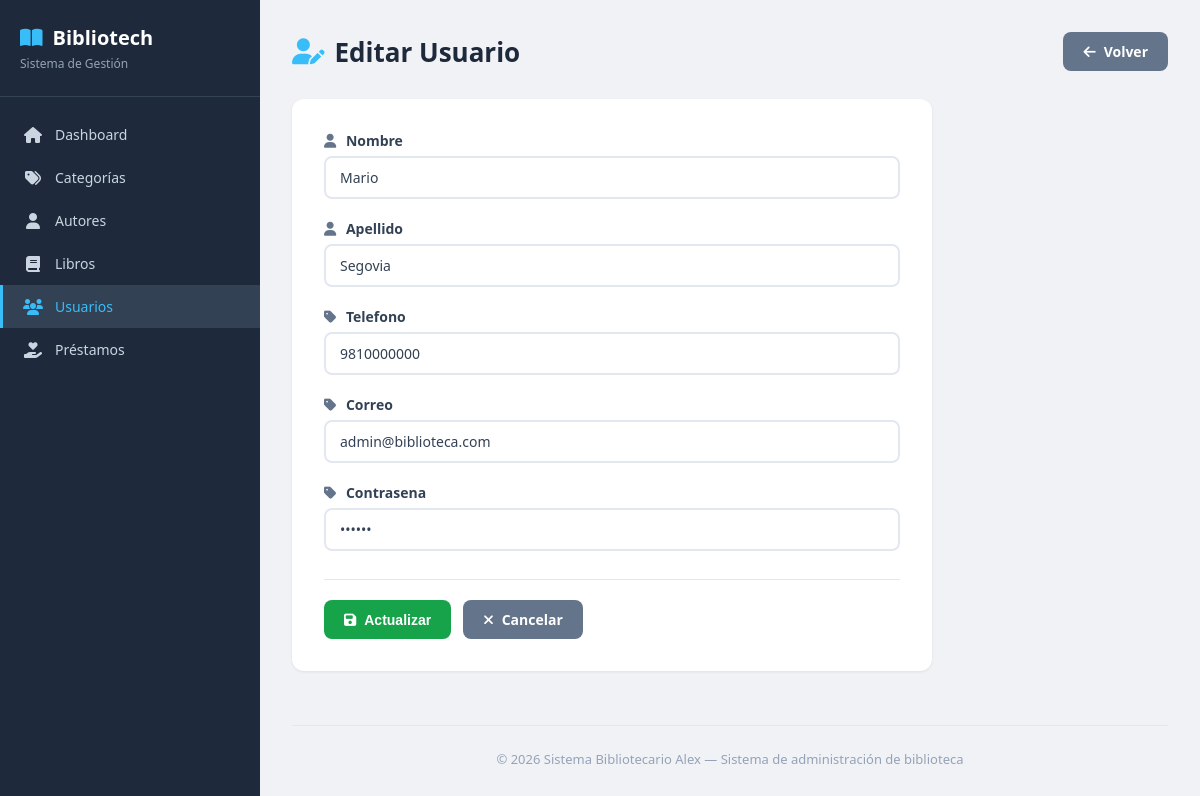
/usuarios/edit.php?id=1, run on the app's committed database.
### tables this page shows
CREATE TABLE usuarios (
    id INT AUTO_INCREMENT PRIMARY KEY,
    nombre VARCHAR(100) NOT NULL,
    apellido VARCHAR(100) NOT NULL,
    correo VARCHAR(150) NOT NULL UNIQUE,
    password VARCHAR(255) NOT NULL,
    telefono VARCHAR(20),
    id_rol INT NOT NULL,
    activo BOOLEAN DEFAULT TRUE,
    fecha_registro TIMESTAMP DEFAULT CURRENT_TIMESTAMP,

    CONSTRAINT fk_usuario_rol
        FOREIGN KEY (id_rol)
        REFERENCES roles(id)
);

### usuarios/edit.php (the view, shortened to what this page needs)
<?php
    require_once("../config/connection.php");
    require_once("../includes/header.php");
    $id = intval($_GET["id"] ?? 0);
    if ($id > 0) {
        $stmt = $conn->prepare("SELECT id, nombre, apellido, telefono, correo, password FROM usuarios WHERE id = ?");
        $stmt->bind_param("i", $id);
        $stmt->execute();
        $resultado=$stmt->get_result();
        $usuario = $resultado->fetch_assoc();
    } else {
        header("Location: index.php?error=" . urlencode("ID inválido"));
        exit;
    }
?>
<div class="page-header">
    <h1><i class="fas fa-user-edit"></i> Editar Usuario</h1>
    <a href="index.php" class="btn btn-secondary">
        <i class="fas fa-arrow-left"></i> Volver
    </a>
</div>
<div class="card">
    <form action="update.php" method="POST">
        <div class="form-group">
            <label><i class="fas fa-user"></i> Nombre </label>
            <input type="text" name="nombre" value="<?= htmlspecialchars($usuario["nombre"] ?? "") ?>" required>
        </div>
        <div class="form-group">
            <label><i class="fas fa-user"></i> Apellido </label>
            <input type="text" name="apellido" value="<?= htmlspecialchars($usuario["apellido"] ?? "") ?>" required>
        </div>
        <div class="form-group">
            <label><i class="fas fa-tag"></i> Telefono </label>
            <input type="text" name="telefono" value="<?= htmlspecialchars($usuario["telefono"] ?? "") ?>">
        </div>
        <div class="form-group">
            <label><i class="fas fa-tag"></i> Correo </label>
            <input type="email" name="correo" value="<?= $usuario["correo"] ?? "" ?>">
        </div>
        <div class="form-group">
            <label><i class="fas fa-tag"></i> Contrasena </label>
            <input type="password" name="contrasena" value="<?= $usuario["password"] ?? "" ?>">
        </div>
        <div class="form-actions">
            <button type="submit" class="btn btn-success">
                <i class="fas fa-save"></i> Actualizar
            </button>
            <a href="index.php" class="btn btn-secondary">
                <i class="fas fa-times"></i> Cancelar
            </a>
        </div>
    </form>
</div>
<?php
    require_once("../includes/footer.php");
?>

### assets/css/style.css (style rules this page uses)
* { margin: 0; padding: 0; box-sizing: border-box; }
body { font-family: 'Segoe UI', Tahoma, Geneva, Verdana, sans-serif; background: #f0f2f5; color: #333; display: flex; min-height: 100vh; }
.page-header { display: flex; justify-content: space-between; align-items: center; margin-bottom: 28px; }
.page-header h1 { font-size: 26px; font-weight: 700; color: #1e293b; display: flex; align-items: center; gap: 10px; }
.page-header h1 i { color: #38bdf8; }
.btn { display: inline-flex; align-items: center; gap: 8px; padding: 10px 20px; border: none; border-radius: 8px; font-size: 14px; font-weight: 600; cursor: pointer; text-decoration: none; transition: all 0.2s; }
.btn-success { background: #2563eb; color: #fff; }
.btn-success { background: #16a34a; color: #fff; }
.btn-secondary { background: #64748b; color: #fff; }
.card { background: #fff; border-radius: 12px; box-shadow: 0 1px 3px rgba(0, 0, 0, 0.08); padding: 32px; max-width: 640px; }
.form-group { margin-bottom: 20px; }
.form-group label { display: block; font-size: 14px; font-weight: 600; color: #334155; margin-bottom: 6px; }
.form-group label i { margin-right: 6px; color: #64748b; }
.form-group input, .form-group textarea { width: 100%; padding: 10px 14px; border: 2px solid #e2e8f0; border-radius: 8px; font-size: 14px; color: #334155; transition: border-color 0.2s; font-family: inherit; }
.form-actions { display: flex; gap: 12px; margin-top: 28px; padding-top: 20px; border-top: 1px solid #e2e8f0; }

### data on the page
usuarios: nombre "Mario", apellido "Segovia", telefono "9810000000", correo "admin@biblioteca.com"
